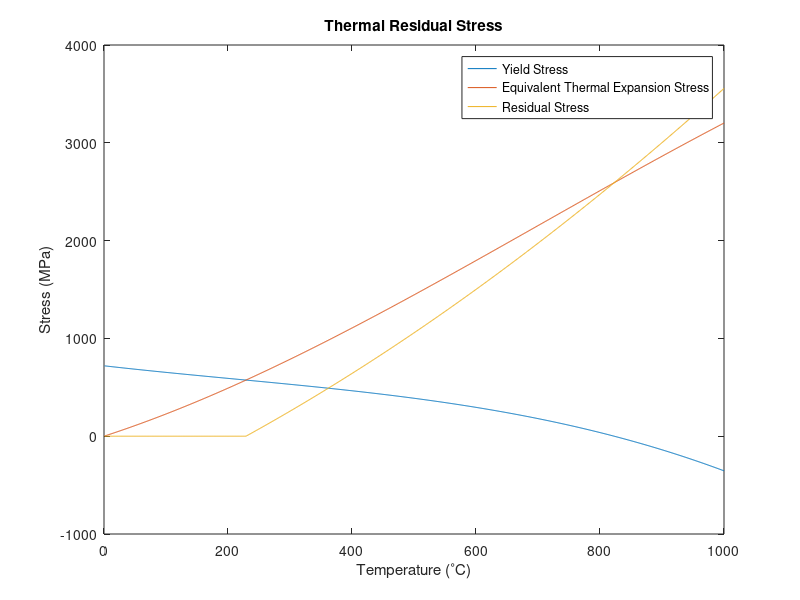

The MATLAB source for this figure:
clc
clear all
%% Residual Stress Plot for gamma-TiAl to find out the best cutting speed
b = 0.00006;
vC = 1.4;
Fc = 40;
rho = 3750;
T = 1:1:1000;
E = 144000;
alpha = -1.7E-28.*T.^3 - 5.4E-12.*T.^2 + 1.14E-8.*T + 1.09E-5;
k = 14.09;
cP = 602.38;
w = 0.019;
Pecletnum = (vC*b*rho*cP/(2*k));
c4 = 0.00527*Pecletnum^3 - 0.192*Pecletnum^2 + 2.39*Pecletnum;
if(Pecletnum > 5)
    FlashTemp = ((0.399*2*Fc*vC)/(k*w))*sqrt(k/(rho*cP*b));
elseif(Pecletnum < 5)
    FlashTemp = c4*0.159*(2*Fc/(rho*cP*w*b));
end
%% Normalized Von Mises Map for Frictional Sliding under Plane Strain Conditions

z_a = 0:0.1:4;
x_a = -5:0.25:5;
mu = Fc/75;       % Friction Coefficient
for i = 1:size(z_a,2)
    for j = 1:size(x_a,2)
m_a(i, j) = 0.5*((sqrt(1 + (z_a(1, j)^2)^2 - 2*(1 + (z_a(1,j))^2)*(x_a(1, i))^(2) + (x_a(1,i))^4 + 4*(z_a(1, j))^(2)*(x_a(1, i))^2)) + 1 + (z_a(1, j))^2 - (x_a(1, i))^2);
n_a(i,j) = 0.5*((sqrt((1 + (z_a(1, j))^2)^2 - 2*(1 + (z_a(1, j))^2)*(x_a(1, i))^(2) + (x_a(1, i))^4 + 4*(z_a(1, j))^(2)*(x_a(1, i))^2)) -1 - (z_a(1, j))^2 + (x_a(1, i))^2);
    end
end

for i = 1:size(z_a,2)
    for j = 1:size(x_a,2)
        sigmax1(i, j) = -(sqrt(m_a(i, j))*((1 + ((z_a(1, j)^2) + n_a(i, j)/(m_a(i, j) + n_a(i, j)))) - 2*z_a(1, j)));
        sigmax2(i, j) = -(mu*sign(x_a(1, i))*(sqrt(n_a(i, j)))*(2 - ((z_a(1, j)^2 - m_a(i, j))/(m_a(i, j) + n_a(i, j))) -2*x_a(1, i)));
        sigmax(i, j) = sigmax1(i, j) + sigmax2(i, j);
        sigmaz1(i, j) = -(sqrt(m_a(i,j))*(1 - ((z_a(1,j)^2) + n_a(i,j))/((m_a(i,j) + n_a(i,j)))));
        sigmaz2(i, j) = -mu*(sqrt(n_a(i,j))*((m_a(i,j) - (z_a(1, j)^2)/m_a(i,j) + n_a(i,j))));
        sigmaz(i, j) = sigmaz1(i,j) + sigmaz2(i,j);
    end
end
%% plot(x_a, sigmax);
v = 0.24;
YS = -9.4E-7.*T.^3 + 0.00059.*T.^2 - 0.724.*T + 720;
sigmae = (E.*alpha.*(T))/(1 - v);
for i = T
    if sigmae(i) > YS(i)
        sigmat(i) = sigmae(i) - YS(i);
    else 
        sigmat(i) = 0;
end
end 
title('Thermal Residual Stress');
xlabel('Temperature (C)');
ylabel('Stress (MPa)');
plot(T, YS);
hold on
plot(T, sigmae);
hold on
plot(T, sigmat);
title('Thermal Residual Stress');
xlabel('Temperature (^{\circ}C)');
ylabel('Stress (MPa)');
legend('Yield Stress', 'Equivalent Thermal Expansion Stress', 'Residual Stress');
